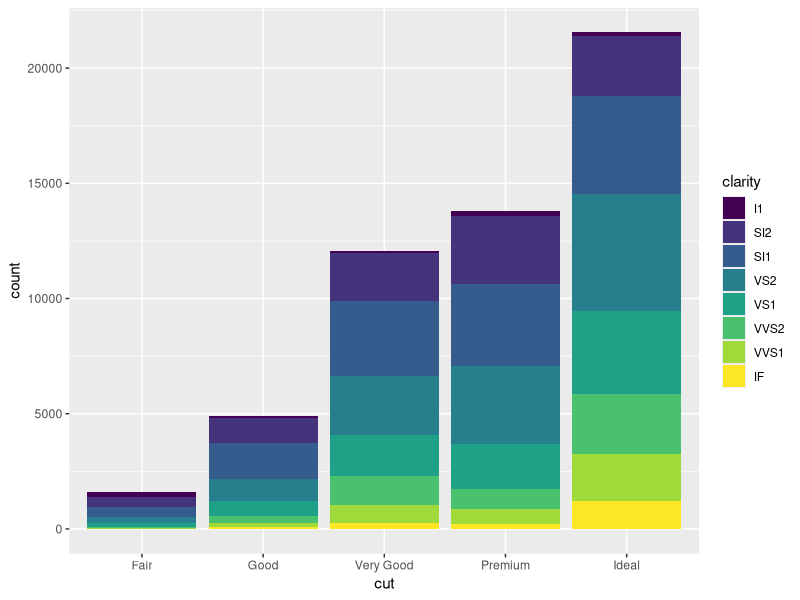
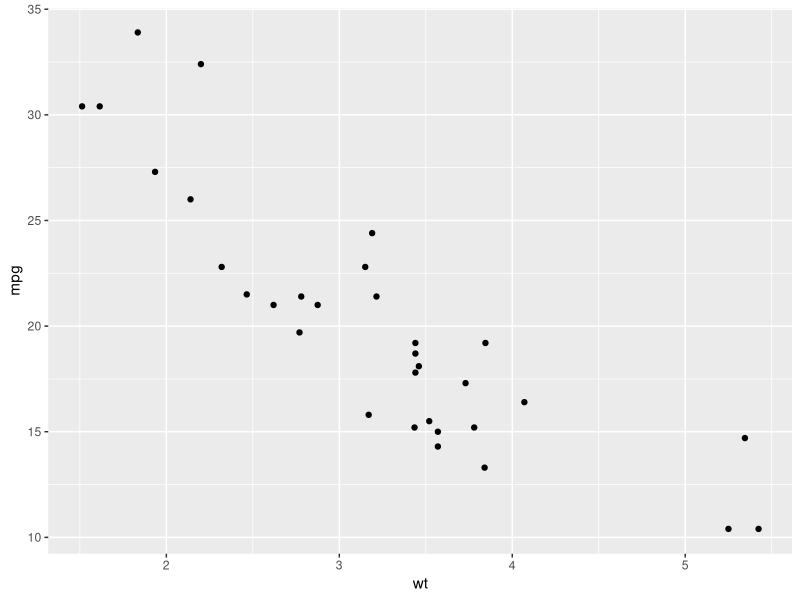
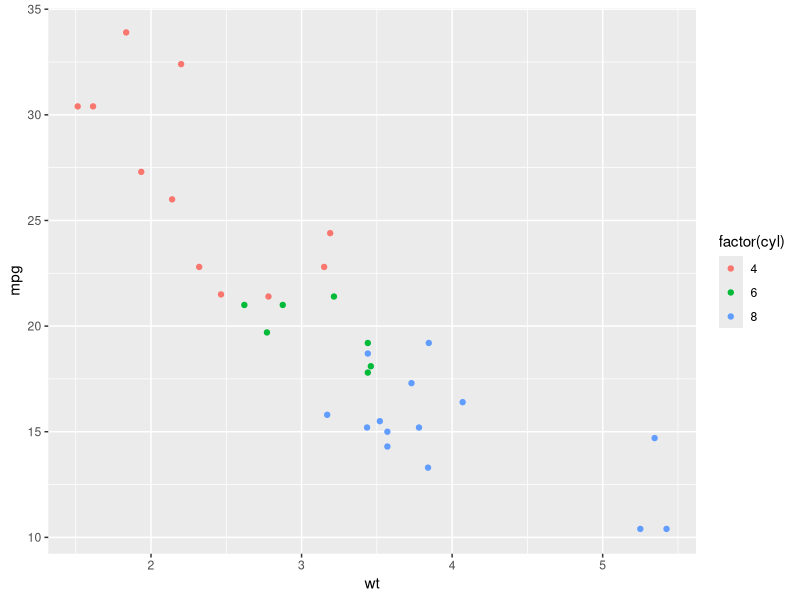
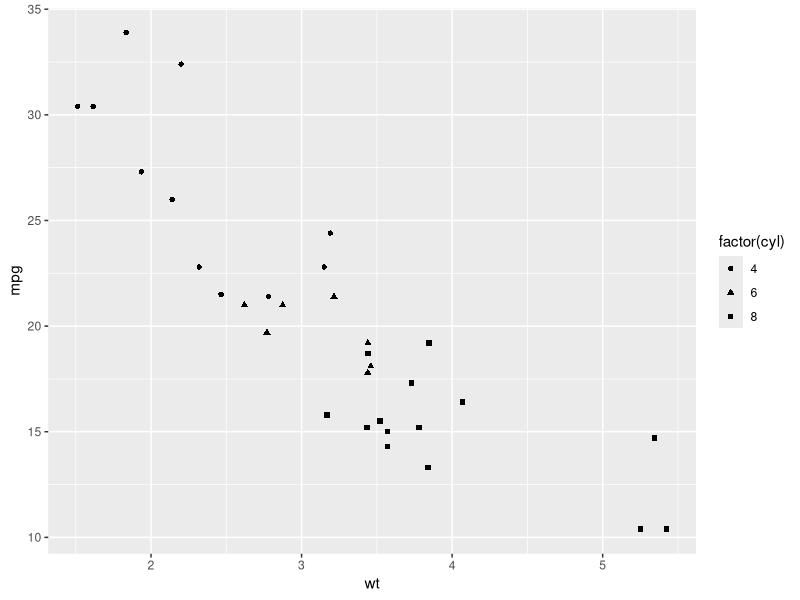
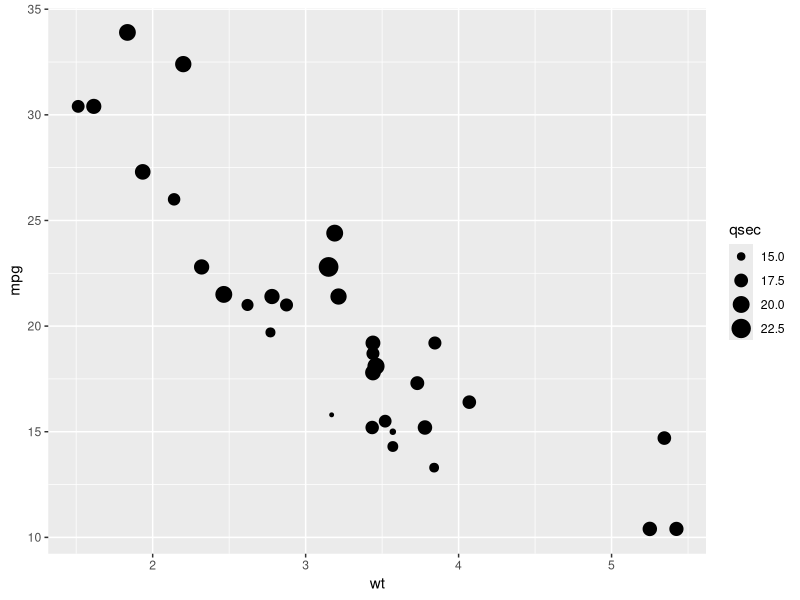
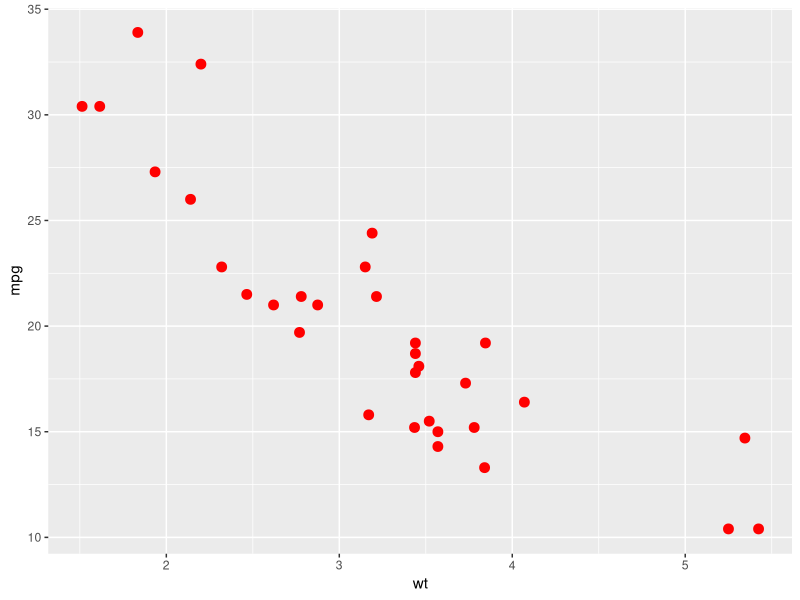
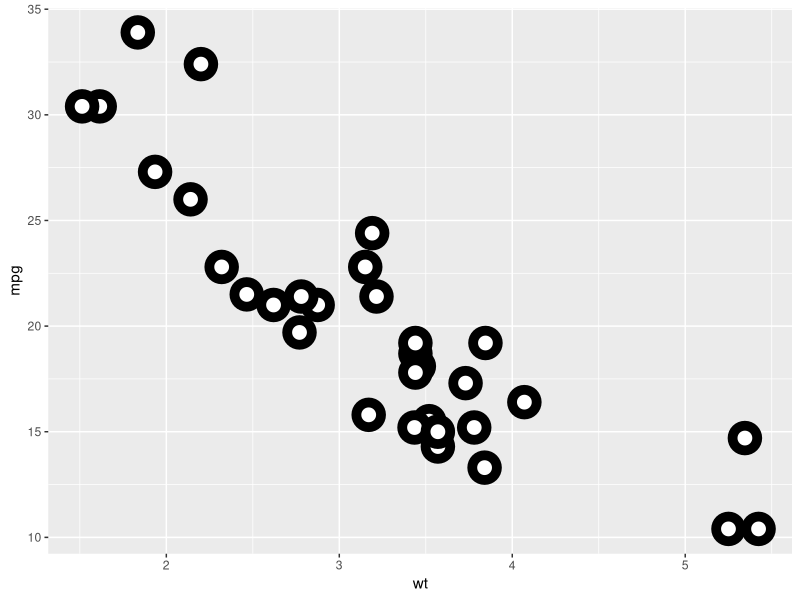

Write R code to recreate these figures, in order.
library(ggplot2)

ggplot(diamonds) +
  geom_bar(aes(cut, fill=clarity))

# for more examples , run this
example("geom_point")